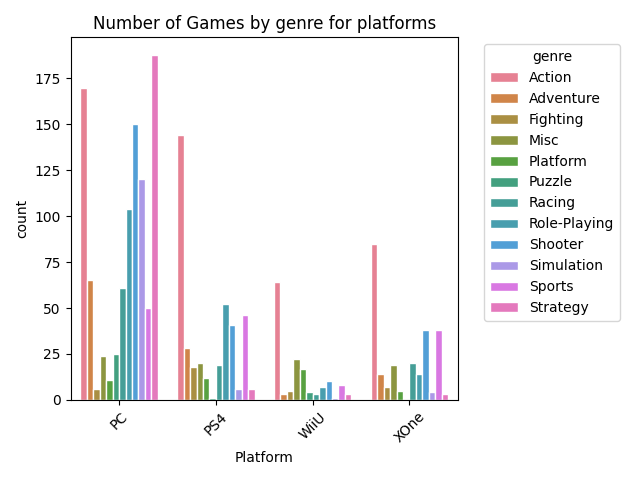

Python code for this plot:
import pandas as pd
import seaborn as sns
import matplotlib.pyplot as plt


def read_data(path: str) -> pd.DataFrame:
    df = pd.read_csv(path)
    return df


def preview_data(df: pd.DataFrame) -> pd.DataFrame:
    return df.head()


def describe_data(df: pd.DataFrame) -> pd.DataFrame:
    return df.describe()


def get_platforms() -> list[str]:
    platforms = ["PC", "XOne", "PS4", "WiiU"]
    return platforms


def prepare_data(df: pd.DataFrame) -> pd.DataFrame:
    platforms = get_platforms()
    filtered_df = df.loc[df['Platform'].isin(platforms)]
    genre_platform_counts = filtered_df.groupby(['Platform', 'Genre']).size().reset_index(name='Game_Count')
    return genre_platform_counts


def create_graph(filtered_df: pd.DataFrame) -> None:
    sns.barplot(data=filtered_df, x='Platform', y='Game_Count', hue='Genre', edgecolor='white')
    plt.title("Number of Games by genre for platforms")
    plt.xlabel("Platform")
    plt.ylabel("count")
    plt.xticks(rotation=45)
    plt.legend(title="genre", bbox_to_anchor=(1.05, 1), loc='upper left')
    plt.tight_layout()
    plt.show()

def main():
    path = "../data/Video_Games_Sales_as_at_22_Dec_2016.csv"
    df = read_data(path)
    filtered_df = prepare_data(df)
    create_graph(filtered_df)


if __name__ == "__main__":
    main()
